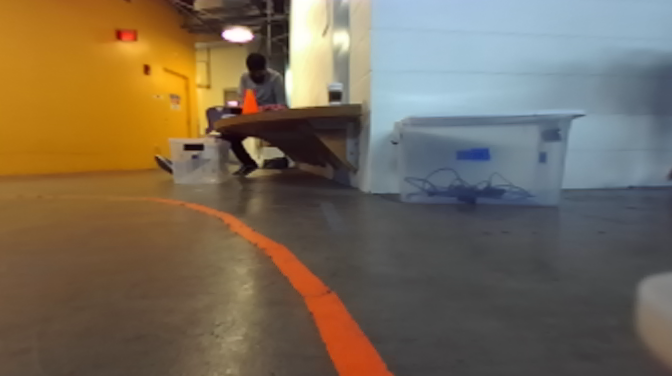
#> input picture scripts/computer_vision/test_images_robotcone/rust_line_1.png, 672 x 376 px
$ python color_segmentation.py
#> lines starting #> are read from the running program, lines starting #| are printed output that depends on the picture; after the words box and inside, x2 and y2 are one past the last pixel; in counts of white or black regions, pixels touching at a corner belong together
import cv2
import numpy as np
import pdb
import matplotlib.pyplot as plt
from mpl_toolkits.mplot3d import Axes3D
from matplotlib import cm
from matplotlib import colors


#################### X-Y CONVENTIONS #########################
# 0,0  X  > > > > >
#
#  Y
#
#  v  This is the image. Y increases downwards, X increases rightwards
#  v  Please return bounding boxes as ((xmin, ymin), (xmax, ymax))
#  v
#  v
#  v
###############################################################


# [57 lines left out: functions image_print, plot_color_scatter_RGB, plot_color_scatter_HSV, show_range, not called in this run]


def contouring(img):

#> called with img = './test_images_robotcone/rust_line_1.png'
    light_orange = (0, 200, 190)
    dark_orange = (15, 255, 255)
    src=cv2.imread(img)
#> src is the input picture: shape (376, 672, 3); mean B, G, R 87.8, 106.2, 119.6
    img = cv2.cvtColor(src, cv2.COLOR_BGR2HSV)
#> img: shape (376, 672, 3); mean H, S, V 52.4, 91.6, 130.5
    print(type(img))
#| <class 'numpy.ndarray'>
    mask = cv2.inRange(img, light_orange, dark_orange)
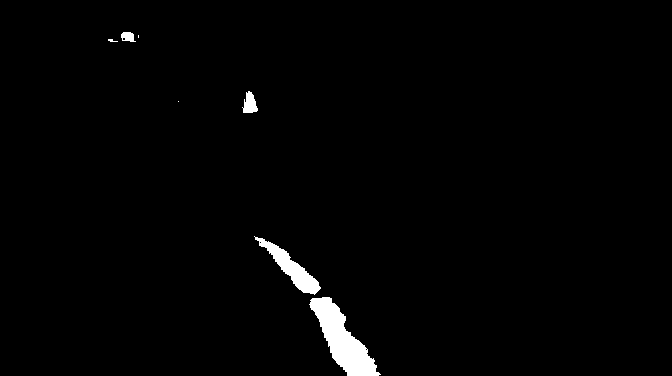
#> mask: shape (376, 672); 1.5% white; 7 white regions (3 under 20 px)
    result = cv2.bitwise_and(img, img, mask=mask)
#> result: shape (376, 672, 3); mean H, S, V 0.1, 3.3, 3
    RGBimg=cv2.cvtColor(result, cv2.COLOR_HSV2RGB)
    gray = cv2.cvtColor(RGBimg, cv2.COLOR_RGB2GRAY)
    # cv2.imshow("image", gray)

    ret, threshold = cv2.threshold(gray,40, 255, 0)
    #cv2.imshow("thresh", threshold)

    kernel = np.ones((5,5),np.uint8)
    dilate = cv2.dilate(gray,kernel,iterations = 2)
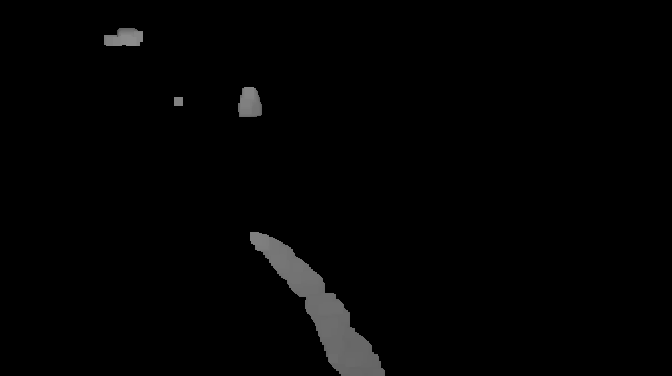
#> dilate: shape (376, 672); min 0, max 140, mean 3
    contours, hierarchy =  cv2.findContours(dilate,cv2.RETR_TREE,cv2.CHAIN_APPROX_SIMPLE)[-2:] #https://stackoverflow.com/questions/25504964/opencv-python-valueerror-too-many-values-to-unpack
#> contours = 4 contours; box (x1, y1, x2, y2) and area: (250, 232, 385, 376) 5378, (238, 87, 262, 117) 554, (104, 28, 143, 46) 519, (174, 97, 183, 106) 64
    cv2.drawContours(img, contours, -1, (0, 0, 255), 3)
#> img: shape (376, 672, 3); mean H, S, V 52.2, 89.7, 131.8

    c = max(contours, key = cv2.contourArea)
#> c = contour of 210 points, box (x1, y1, x2, y2) (250, 232, 385, 376), area 5378
    x,y,w,h = cv2.boundingRect(c)
#> x = 250; y = 232; w = 135; h = 144
    # cv2.imshow("contour", img)
    #x,y,w,h = cv2.boundingRect(contours[6])
    print([x,y,w,h])
#| [250, 232, 135, 144]
    cv2.rectangle(img,(x,y),(x+w,y+h),(255,0,0),3)
#> img: shape (376, 672, 3); mean H, S, V 54.4, 89.3, 130.8
    cv2.imshow("bounding",img)


    cv2.waitKey(0)
    cv2.destroyAllWindows()


# [41 lines left out: function cd_color_segmentation, not called in this run]

# image_print("./test_images_cone/test9.jpg")
# plot_color_scatter_HSV("./test_images_robotcone/rust_line_1.png")
# show_range("./test_images_robotcone/line_image_1.png")
contouring("./test_images_robotcone/rust_line_1.png")
# print(cd_color_segmentation("./test_images_cone/test6.jpg"))

$ run again, with scripts/computer_vision/test_images_robotcone/line_image_1.png copied over scripts/computer_vision/test_images_robotcone/rust_line_1.png
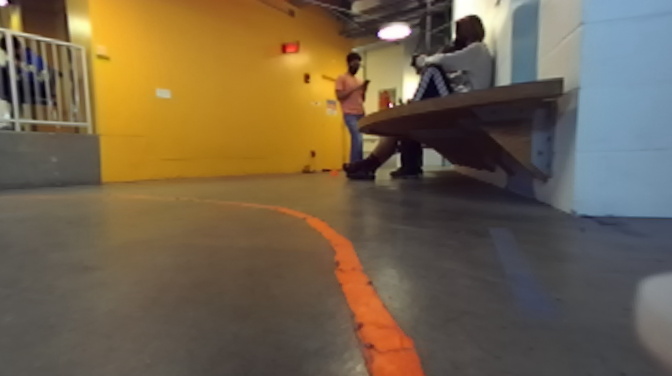
#> input picture scripts/computer_vision/test_images_robotcone/line_image_1.png, 672 x 376 px
#> in contouring, src is the input picture: shape (376, 672, 3); mean B, G, R 74.8, 98.1, 114.2
#| <class 'numpy.ndarray'>
#> in contouring, `mask = cv2.inRange(img, light_orange, dark_orange)`:
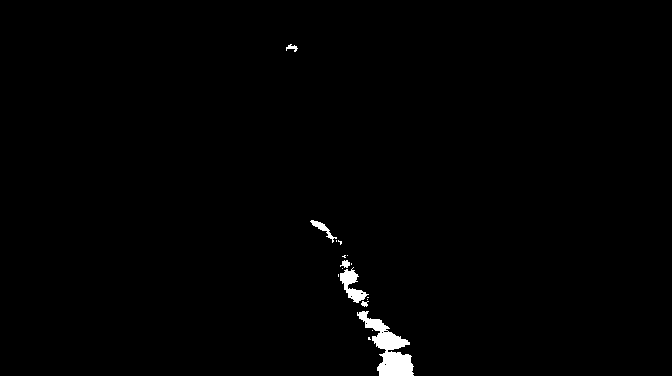
#> mask: shape (376, 672); 0.89% white; 17 white regions (11 under 20 px)
#> result: shape (376, 672, 3); mean H, S, V 0.1, 1.8, 1.8
#> contours = 3 contours; box (x1, y1, x2, y2) and area: (334, 251, 418, 376) 3890, (306, 216, 346, 249) 648, (282, 40, 302, 56) 258
#> c = contour of 144 points, box (x1, y1, x2, y2) (334, 251, 418, 376), area 3890
#> x = 334; y = 251; w = 84; h = 125
#| [334, 251, 84, 125]

$ run again, with scripts/computer_vision/test_images_robotcone/cone_image_1.png copied over scripts/computer_vision/test_images_robotcone/rust_line_1.png
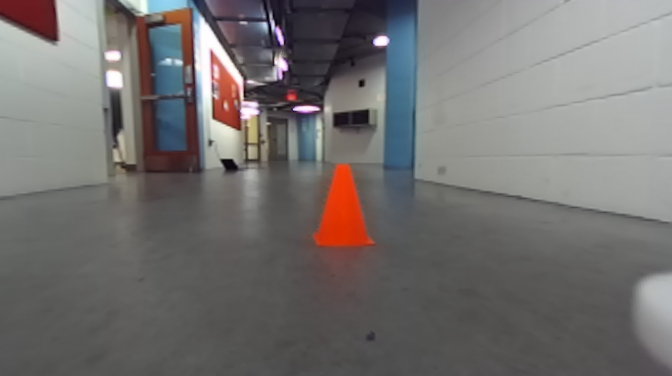
#> input picture scripts/computer_vision/test_images_robotcone/cone_image_1.png, 672 x 376 px
#> in contouring, src is the input picture: shape (376, 672, 3); mean B, G, R 111.4, 112.2, 115
#| <class 'numpy.ndarray'>
#> in contouring, `mask = cv2.inRange(img, light_orange, dark_orange)`:
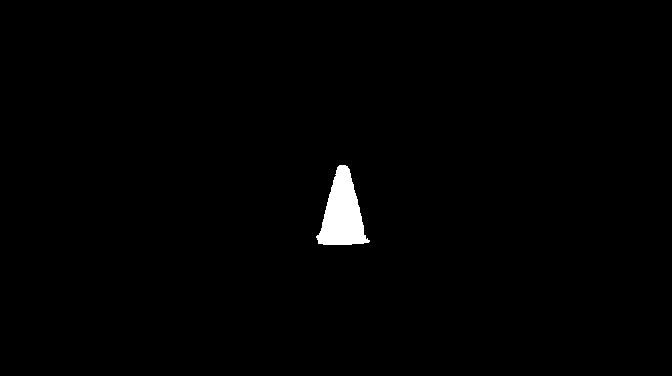
#> mask: shape (376, 672); 0.99% white; 1 white region
#> result: shape (376, 672, 3); mean H, S, V 0.1, 2.4, 2.2
#> contours = 1 contour; box (x1, y1, x2, y2) and area: (312, 161, 374, 249) 3505
#> c = contour of 97 points, box (x1, y1, x2, y2) (312, 161, 374, 249), area 3505
#> x = 312; y = 161; w = 62; h = 88
#| [312, 161, 62, 88]
